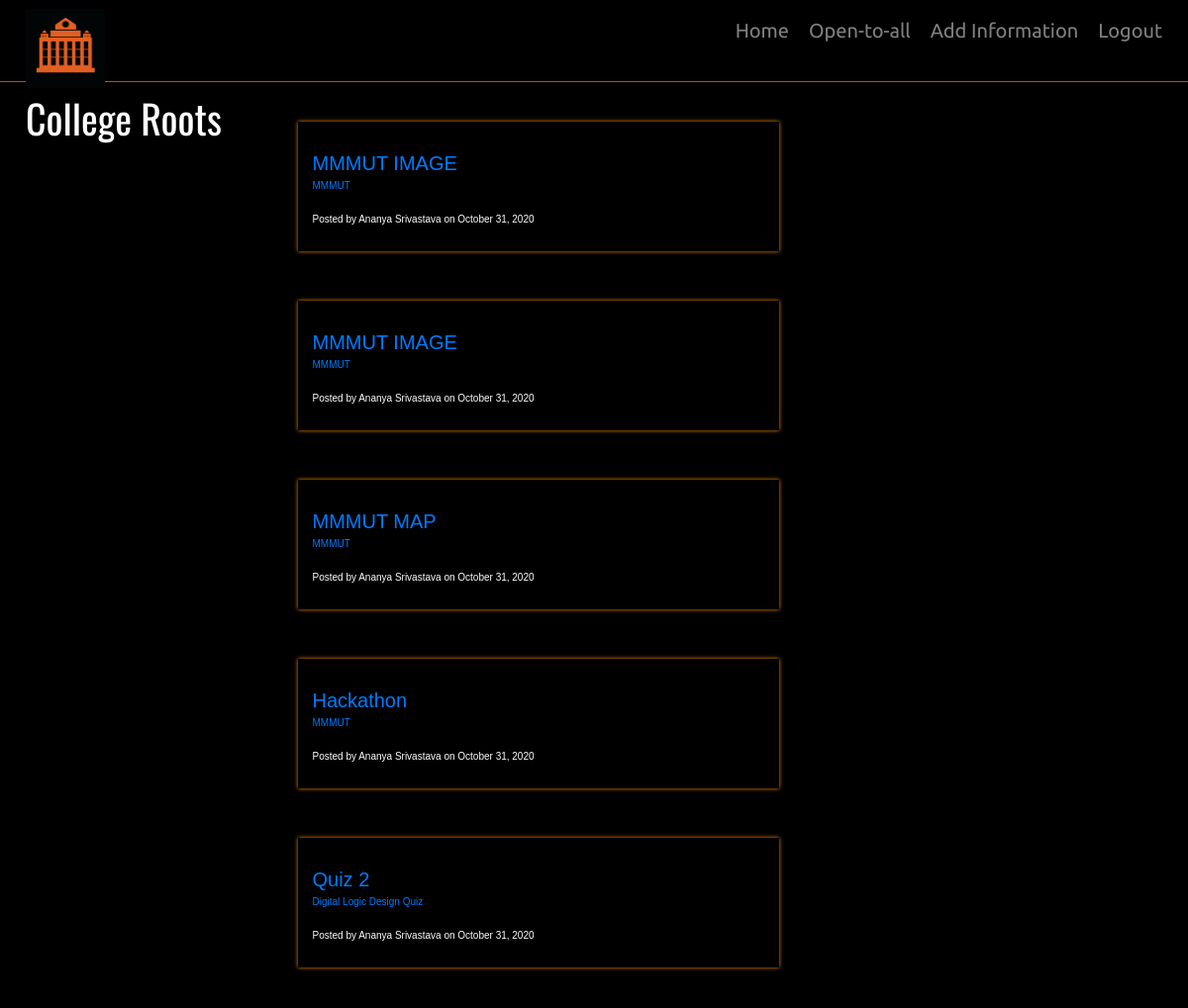
Page /college-specific on the committed database.
### app.py (models this page shows)
class teo(db.Model):
 __bind_key__ ='teo'
 id = db.Column(db.Integer, primary_key=True)
 title = db.Column(db.String(50))
 subtitle = db.Column(db.String(50))
 author = db.Column(db.String(20))
 date_posted = db.Column(db.DateTime)
 content = db.Column(db.Text)

### app.py (the view)
@app.route("/college-specific")
def collegespecific():
 posts = teo.query.order_by(teo.date_posted.desc()).all()
 return render_template('college-specific.html', posts=posts)

### templates/college-specific.html (shortened to what this page needs)
<!DOCTYPE html>
<html>
<head>
     <link rel="stylesheet" href="bootstrap.min.css">
     <link rel="stylesheet" href="https://maxcdn.bootstrapcdn.com/bootstrap/4.5.2/css/bootstrap.min.css">
     <link rel="stylesheet" href="{{ url_for('static', filename='main.css')}}">
    <link rel="stylesheet" href="https://cdnjs.cloudflare.com/ajax/libs/font-awesome/4.7.0/css/font-awesome.min.css">
</head>
<body>
   <nav class="navbar navbar-expand-lg navbar-dark ">
      <a href="{{ url_for('home') }}" class="navbar-brand cr">
      <img class="logoo" src="{{ url_for('static', filename='logoo.png')}}">
      College Roots</a>
       <ul class="navbar-nav ml-auto">
        <li class="nav-item"><a href="{{ url_for('option') }}" class="nav-link option">Home</a></li>
        <li class="nav-item"><a href="{{ url_for('opentoall') }}" class="nav-link option">Open-to-all</a></li>
        <li class="nav-item"><a href="{{ url_for('add1') }}" class="nav-link option">Add Information</a></li>
        <li class="nav-item"><a href="{{ url_for('home') }}" class="nav-link option">Logout</a></li>
    </ul>
</nav>
<hr class="hrline1">
  <div class="container">
      <div class="row">
        <div class="col-lg-8 col-sm-12">
        {% for post in posts %}
          <div class="post-preview sectt col-lg-8 col-sm-12">
            <a href="{{ url_for('post1', post_id=post.id) }}">
              <h2 class="post-title">
                {{ post.title }}
              </h2>
              <h6 class="post-subtitle">
                {{ post.subtitle }}
              </h6>
            </a>
            <p class="post-meta">Posted by {{ post.author }} on {{ post.date_posted.strftime('%B %d, %Y') }}</p>
          </div>
          {% endfor %}
          <hr>
        </div>
      </div>
    </div>
    <hr>
</body>
</html>

### static/main.css (style rules this page uses)
body { margin:0; padding:0; font-family: sans-serif; background-color: black; }
.sectt { box-shadow:0 0 4px 0 rgb(255,140,0); color: white; align-content: center; padding: 15px; margin-top: 30px; margin-bottom: 20px; margin-left: 35%; }
a { text-decoration: none; padding:10px; }
.option { margin-right: 10px; font-size: 20px; font-family: 'Ubuntu', sans-serif; color:#FF4500; }
.cr { font-family: 'Oswald', sans-serif; font-size: 40px; color:black; }
.hrline1 { background-color: #FF4500; margin-top:15px; width:100%; }
.logoo { width:80px; height:80px; margin-top:0px; }

### rows in the picture
teo: title "MMMUT IMAGE", subtitle "MMMUT", author "Ananya Srivastava", date_posted "October 31, 2020"
teo: title "MMMUT IMAGE", subtitle "MMMUT", author "Ananya Srivastava", date_posted "October 31, 2020"
teo: title "MMMUT MAP", subtitle "MMMUT", author "Ananya Srivastava", date_posted "October 31, 2020"
teo: title "Hackathon", subtitle "MMMUT", author "Ananya Srivastava", date_posted "October 31, 2020"
teo: title "Quiz 2", subtitle "Digital Logic Design Quiz", author "Ananya Srivastava", date_posted "October 31, 2020"
